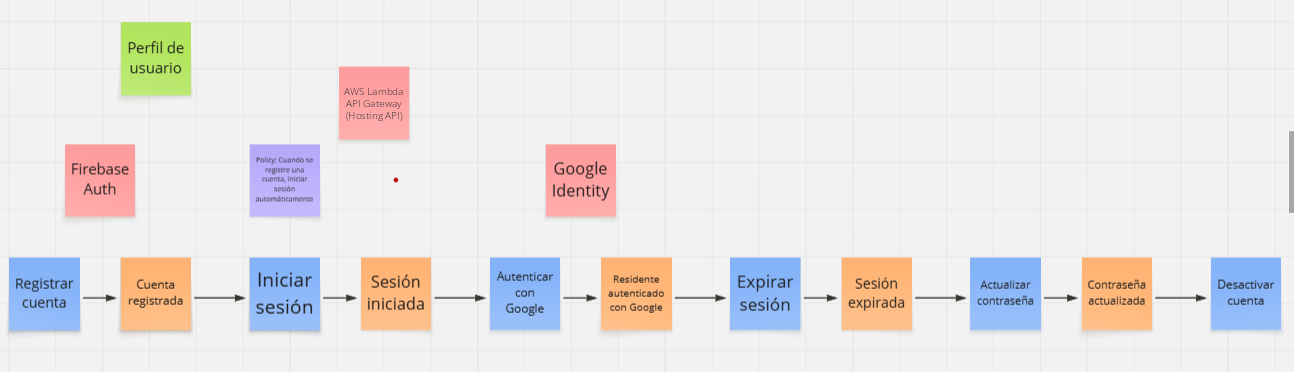
#> input picture docs/informe/eventstorming/fig059.png, 1294 x 372 px, found by its file name
$ python edit_iam.py
#> lines starting #> are read from the running program, lines starting #| are printed output that depends on the picture
import sys
sys.path.insert(0,'/tmp/claude-0/-home-user/4cc0f0f0-6a66-56c1-9b8f-6ac16a73be1c/scratchpad/jb')
from PIL import Image, ImageDraw, ImageFont
import numpy as np
J='/tmp/claude-0/-home-user/4cc0f0f0-6a66-56c1-9b8f-6ac16a73be1c/scratchpad/jb/'
FONT='/tmp/claude-0/-home-user/4cc0f0f0-6a66-56c1-9b8f-6ac16a73be1c/scratchpad/fonts/OpenSans.ttf'
_fc={}
def font(sz,w=400):
    k=(sz,w)
    if k not in _fc:
        f=ImageFont.truetype(FONT,sz)
        try: f.set_variation_by_axes([w,100])
        except Exception: pass
        _fc[k]=f
    return _fc[k]
def fill_box(im,box,col):
    d=ImageDraw.Draw(im); x0,y0,x1,y1=box; d.rectangle([x0+3,y0+3,x1-4,y1-4],fill=col)
def text(im,box,lines,sz,pitch=None,col=(40,38,38)):
    d=ImageDraw.Draw(im); f=font(sz); pitch=pitch or sz*1.32
    x0,y0,x1,y1=box; cx=(x0+x1)/2; cy=(y0+y1)/2; n=len(lines)
    for i,l in enumerate(lines):
        d.text((cx,cy+(i-(n-1)/2)*pitch),l,font=f,fill=col,anchor='mm')
        if d.textlength(l,font=f)>(x1-x0)-8: print('WARN wide',l)
def sticky(im,box,lines,sz,pitch=None):
    a=np.array(im); x0,y0,x1,y1=box
    col=tuple(int(v) for v in np.median(a[y0+8:y1-8,x0+6:x0+12].reshape(-1,3),axis=0))
    fill_box(im,box,col); text(im,box,lines,sz,pitch)
def tile(im,patch,area):
    x0,y0,x1,y1=area; pw,ph=patch.size
    for y in range(y0,y1,ph):
        for x in range(x0,x1,pw):
            im.paste(patch.crop((0,0,min(pw,x1-x),min(ph,y1-y))),(x,y))

# ---------------- Figura 59: Step 7 & 8 (IAM) ----------------
src=Image.open(J+'fig059.png').convert('RGB'); W,H=src.size
#> further down, src is the input picture: PIL image 1294x372 RGB; mean R, G, B 232.6, 229.3, 229.6
#> after `W, H = src.size`: W = 1294; H = 372
grid=src.crop((700,2,1268,142))
NEWH=H+225
#> NEWH = 597
im=Image.new('RGB',(W,NEWH)); im.paste(src,(0,0)); tile(im,grid,(0,H,W,NEWH))
#> after `im = Image.new('RGB', (W, NEWH))`: im: PIL image 1294x597 RGB; every value is 0
band=src.crop((0,240,1155,346))              # fila de comandos/eventos con flechas (10 notas)
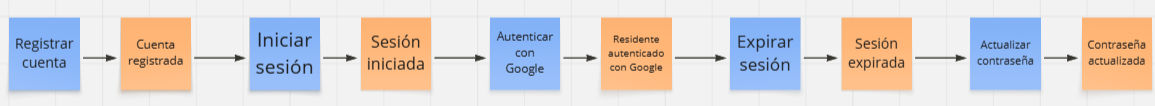
#> band: PIL image 1155x106 RGB; mean R, G, B 217.1, 211.9, 212.8
oy=H-10                                       # la fila nueva empieza justo debajo
#> oy = 362
im.paste(band,(0,oy))
dy=oy-240
#> dy = 122
row=[(9,257,80,330),(121,257,191,331),(250,257,320,330),(361,257,431,330),(490,257,560,330),
     (601,257,672,330),(730,257,801,330),(842,257,912,330),(970,257,1041,330),(1082,257,1152,330)]
labels=[['Invitar','miembro'],['Invitación','enviada'],['Aceptar','invitación'],['Miembro','agregado'],
        ['Revocar','invitación'],['Invitación','revocada'],['Cambiar','edificio','activo'],['Edificio','activo','cambiado'],
        ['Agregar','edificio'],['Edificio','agregado']]
for (x0,y0,x1,y1),lab in zip(row,labels):
    sticky(im,(x0,y0+dy,x1,y1+dy),lab,11 if len(lab)<3 else 10)
#> this loop made 10 passes
#> col in sticky on passes 1 to 10: (140, 184, 249), (255, 182, 119), (136, 181, 249), (255, 183, 122), (141, 184, 249), (255, 183, 121), (136, 181, 249), (255, 184, 122), (139, 183, 249), (255, 183, 120)
# notas debajo: read models (verde) y policy (morado)
green=src.crop((121,22,191,95)); purple=src.crop((250,144,320,216))
#> after `green = src.crop((121, 22, 191, 95))`:
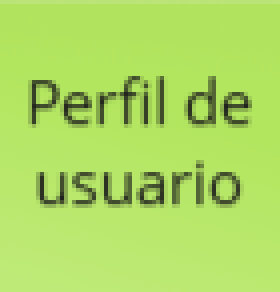
#> green: PIL image 70x73 RGB (shown 4 times larger); mean R, G, B 173, 218.6, 97.7
#> after `purple = src.crop((250, 144, 320, 216))`:
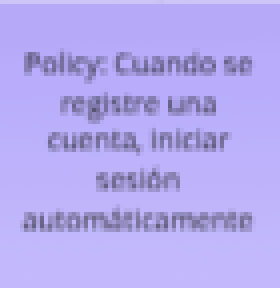
#> purple: PIL image 70x72 RGB (shown 4 times larger); mean R, G, B 180.1, 169.4, 239.1
gy=oy+118
#> gy = 480
for x,lab in [(361,['Resumen','de la junta','(solo','lectura)']),(1082,['Mis','edificios'])]:
    im.paste(green,(x,gy)); sticky(im,(x,gy,x+70,gy+73),lab,10 if len(lab)<3 else 9)
#> this loop made 2 passes
#> col in sticky on passes 1 to 2: (182, 231, 101), (182, 231, 101)
#> pass 1, in sticky (call 11), `a = np.array(im)`:
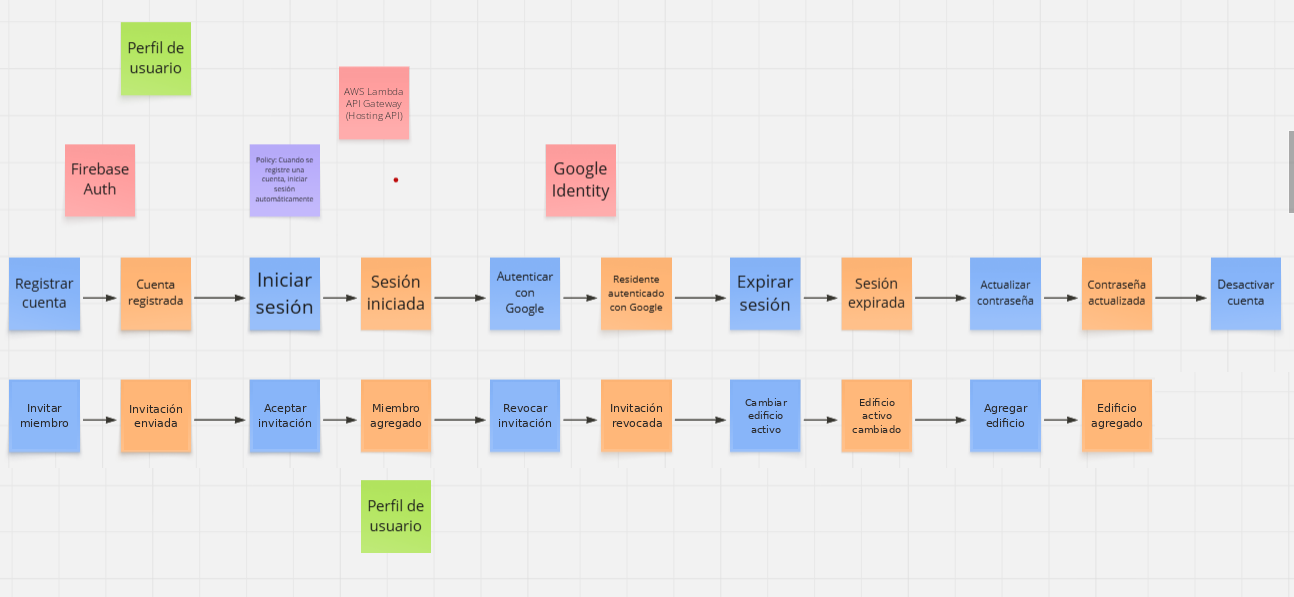
#> a: shape (597, 1294, 3); mean R, G, B 231.7, 229.1, 228.7
im.paste(purple,(490,gy)); sticky(im,(490,gy,560,gy+72),['Policy: Si','la junta','intenta','escribir,','rechazar','(403)'],7.5,pitch=10)
im.paste(purple,(970,gy)); sticky(im,(970,gy,1040,gy+72),['Policy: Solo','con plan','Portafolio','se agregan','edificios'],7.5,pitch=10)
im.save(J+'fig059_new.png'); print('fig059',im.size)
#| fig059 (1294, 597)

# ---------------- Figura 67: Bounded Context IAM ----------------
src=Image.open(J+'fig067.png').convert('RGB'); W,H=src.size
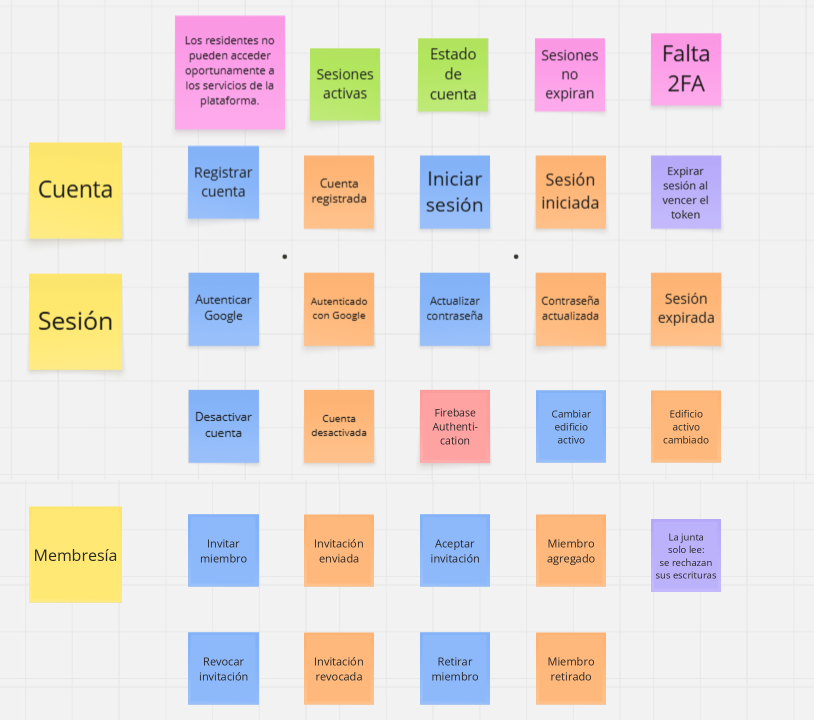
#> input picture docs/informe/v2/fig067.png, 1628 x 1440 px, found by its file name (shown at 1/2 size)
#> further down, src is the input picture: PIL image 1628x1440 RGB; mean R, G, B 230, 222.8, 219.2
#> after `W, H = src.size`: W = 1628; H = 1440
grid=src.crop((500,378,814,480))
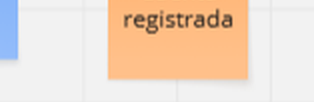
#> grid: PIL image 314x102 RGB; mean R, G, B 238.1, 218, 201.4
NEWH=H+270
#> NEWH = 1710
im=Image.new('RGB',(W,NEWH)); im.paste(src,(0,0)); tile(im,grid,(0,H,W,NEWH))
#> after `im = Image.new('RGB', (W, NEWH))`: im: PIL image 1628x1710 RGB; every value is 0
band=src.crop((0,138,W,242))                 # fila «Cuenta»: agregado + 4 notas + policy
#> band: PIL image 1628x104 RGB
for k,(agg,labs,pol) in enumerate([
    (['Membresía'],[['Invitar','miembro'],['Invitación','enviada'],['Aceptar','invitación'],['Miembro','agregado']],
     ['La junta','solo lee:','se rechazan','sus escrituras']),
    (['Edificio'],[['Cambiar','edificio','activo'],['Edificio','activo','cambiado'],['Agregar','edificio'],['Edificio','agregado']],
     ['Agregar','edificios','requiere','Portafolio'])]):
    oy=H+22+k*118; im.paste(band,(0,oy)); dy=oy-138
    sticky(im,(29,142+dy,122,239+dy),agg,21 if len(agg[0])<9 else 18)
    for (x0,y0,x1,y1),lab in zip([(188,146,259,219),(304,155,374,229),(420,155,490,229),(536,155,606,229)],labs):
        sticky(im,(x0,y0+dy,x1,y1+dy),lab,11 if len(lab)<3 else 10)
    sticky(im,(651,156+dy,721,228+dy),pol,9.5)
#> this loop made 2 passes
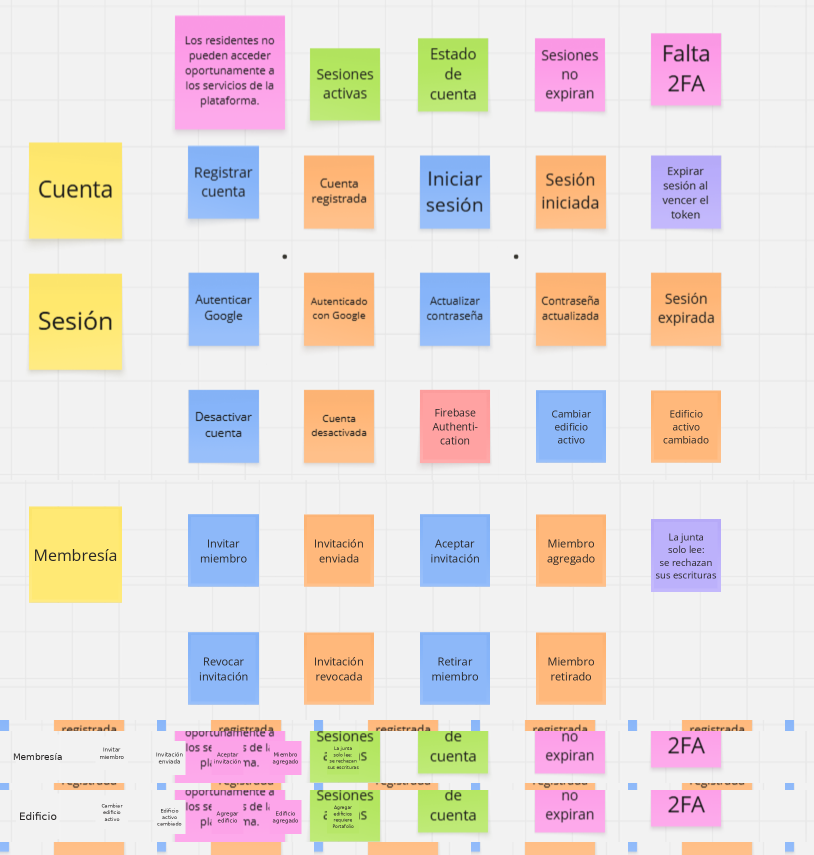
#> im: PIL image 1628x1710 RGB (shown at 1/2 size); mean R, G, B 230, 221.2, 217.4
im.save(J+'fig067_new.png'); print('fig067',im.size)
#| fig067 (1628, 1710)
